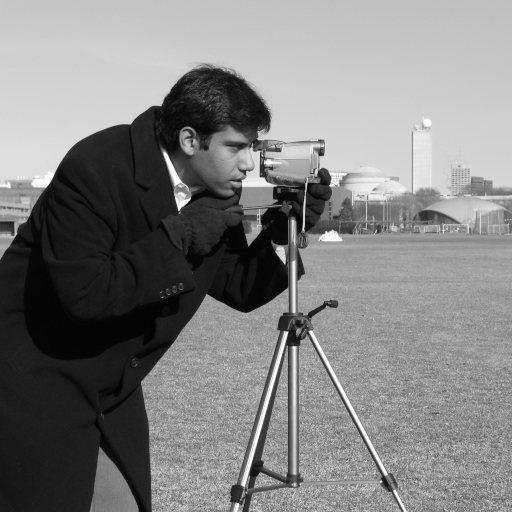
#> input picture skimage.data.camera(), 512 x 512 px
$ jupyter execute ReadImage.ipynb   (shell and % lines are left out)
#> lines starting #> are read from the running program, lines starting #| are printed output that depends on the picture
[cell 1]
import matplotlib.pyplot as plt

"""setting the default colormap to gray"""
plt.rcParams['image.cmap'] = 'gray'
plt.rcParams['image.interpolation'] = 'none'

[cell 2]
from skimage import data

image_gray = data.camera()
#> image_gray is the input picture: shape (512, 512); min 0, max 255, mean 129.1
plt.imshow(image_gray);

[cell 3]
import os
from skimage import io

filename = os.path.join('images', 'park.jpeg')

image = io.imread(filename)
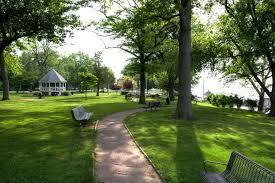
#> input picture images/park.jpeg, 275 x 183 px
#> image is the input picture: shape (183, 275, 3); mean R, G, B 95.5, 108.8, 69.4
plt.imshow(image);

[cell 4]
from skimage import color

image_gray = color.rgb2gray(image)
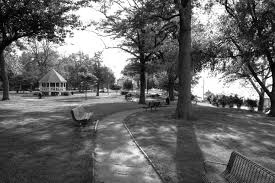
#> image_gray: shape (183, 275) float64; min 0, max 1, mean 0.404
plt.imshow(image_gray);

[cell 5]
import warnings
from skimage import filters
from skimage.morphology import disk

with warnings.catch_warnings():
    warnings.simplefilter("ignore")
    smooth_image = filters.median(image_gray, disk(5))
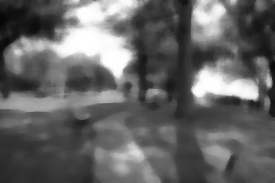
#> smooth_image: shape (183, 275) float64; min 0.0244, max 1, mean 0.397
plt.imshow(smooth_image);

[cell 6]
smooth_image = filters.gaussian(image_gray, 5)
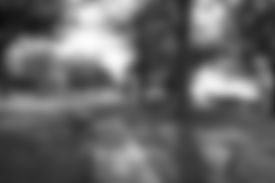
#> smooth_image: shape (183, 275) float64; min 0.0536, max 0.991, mean 0.404
plt.imshow(smooth_image);
